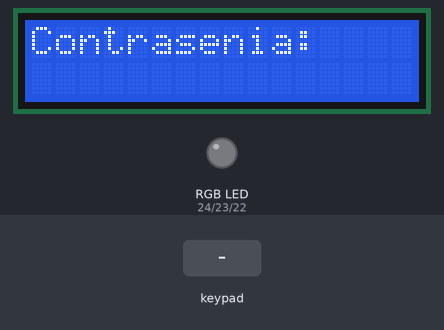
Bench run of a sketch on a simulated Arduino Mega 2560, built with avr-gcc and run on an emulated ATmega2560. Parts: 16×2 character LCD, an RGB LED mixed from three pins (HIGH = lit). Inputs (shaded band) come from the test bench. What the sketch prints to the serial monitor is not drawn.

Above: at 3.2 s.
3.3 s: keypad keys 1 3 9 7 2 2 pressed 0.4 s apart
At 6.1 s:
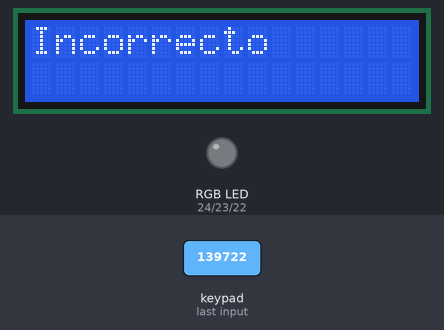
At 7.0 s:
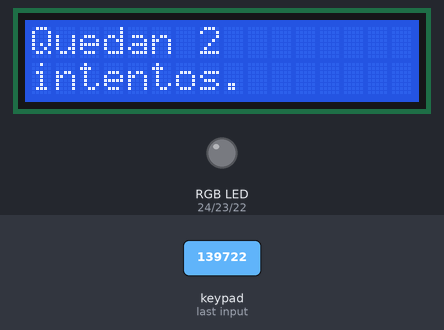
7.2 s: keypad keys A A A A A A pressed 0.4 s apart
At 10.6 s:
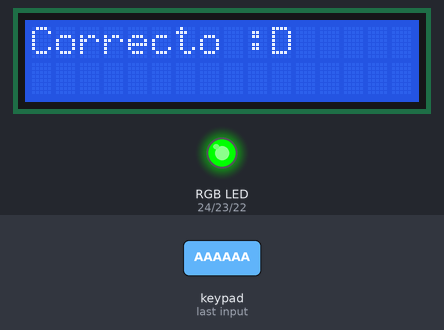
Timing chart, 0 to 12.1 s (numbered marks = the images above; inputs shaded):
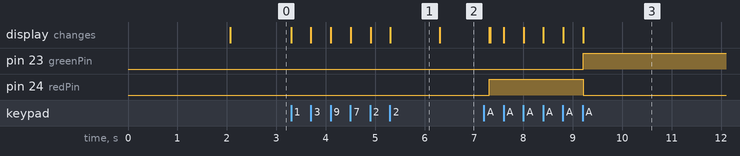

The sketch:

sistemaSeguridad.ino
```cpp
/***************************************************
Jesus Gabriel Parra Dugarte
Jeferson Castaño Ossa
David Santiago Giron Muñoz
 ****************************************************/

#include <LiquidCrystal.h>
#include <Keypad.h>

/* Display */
LiquidCrystal lcd(12, 11, 10, 9, 8, 7);

/* Keypad setup */
const byte KEYPAD_ROWS = 4;
const byte KEYPAD_COLS = 4;
byte rowPins[KEYPAD_ROWS] = {5, 4, 3, 2};
byte colPins[KEYPAD_COLS] = {A3, A2, A1, A0};
char keys[KEYPAD_ROWS][KEYPAD_COLS] = {
  {'1', '2', '3', 'A'},
  {'4', '5', '6', 'B'},
  {'7', '8', '9', 'C'},
  {'*', '0', '#', 'D'}
};

Keypad keypad = Keypad(makeKeymap(keys), rowPins, colPins, KEYPAD_ROWS, KEYPAD_COLS);

/* LED setup*/

const int redPin = 24; // R petal on RGB LED module connected to digital pin 11
const int greenPin = 23; // G petal on RGB LED module connected to digital pin 10
const int bluePin = 22; // B petal on RGB LED module connected to digital pin 9

/* Access setup */
const String pass = "AAAAAA";
const int passLength = pass.length();
int tries = 3;
String check;
int count = 0;
bool accessGranted = false;
unsigned long time;

void setup()
{
  Serial.begin(9600);

  lcd.begin(16,2);
  lcd.setCursor(0,0);
  lcd.print("Bienvenido!");
  delay(2000);
  lcd.clear();
  lcd.setCursor(0,0);
  lcd.print("Contrasenia:");
  lcd.setCursor(0,1);

  pinMode(redPin, OUTPUT); // sets the redPin to be an output
  pinMode(greenPin, OUTPUT); // sets the greenPin to be an output
  pinMode(bluePin, OUTPUT); // sets the bluePin to be an output
}

void loop()
{
  readKey();
}

/**
* @brief Funcion de lectura de caracteres de la contrseña.
*/
void readKey()
{
  if(tries > 0 && !accessGranted)
  {
    char key = keypad.getKey();
    if(millis()-time > 10000 && count != 0){
      lcd.clear();
      lcd.setCursor(0,0);
      lcd.print("Tiempo agotado.");
      delay(2000);
      checkPass(pass, check);
      count = 0;
      check = "";
      time = millis();
  }
    if (key && count < passLength)
    {
      lcd.print('*');
      check += key;
      time = millis();
      count++;
    }
    if(count == passLength)
    {
      accessGranted = checkPass(pass, check);
      count = 0;
      check = "";
      time = millis();
    }
  }
}

/**
* @brief Funcion de verificacion de la contrseña ingresada.
* @param pass Contraseña ingresada
* @param check Contraseña de ingreso al sistema
* @return Verdadero si la contraseña correcta, False si es incorrecta
*/
bool checkPass(String pass, String check)
{
  if(pass == check)
  {
    lcd.clear();
    lcd.setCursor(0,0);
    lcd.print("Correcto :D");
    color(0, 255, 0);
    return true;
  }
  if(pass != check)
  {
    tries--;
    lcd.clear();
    lcd.setCursor(0,0);
    lcd.print("Incorrecto");
    delay(1000);
    lcd.clear();
    lcd.print("Quedan ");
    lcd.print(tries);
    lcd.setCursor(0,1);
    lcd.print("intentos.");
    delay(1000);
    lcd.clear();
    lcd.print("Contrasenia:");
    lcd.setCursor(0,1);
    color(255, 102, 0);
  }
  if(tries <= 0)
  {
    lcd.clear();
    lcd.setCursor(0,0);
    lcd.print("Sistema");
    lcd.setCursor(0,1);
    lcd.print("bloqueado.");
    color(255, 0, 0);
  }
  Serial.println("Cadena ingresada: " + check);
  return false;
}

/**
 * @brief Enciende el LED RGB con un color específico.
 * @param red Valor de brillo para el color rojo (0-255).
 * @param green Valor de brillo para el color verde (0-255).
 * @param blue Valor de brillo para el color azul (0-255).
 */
void color (unsigned char red, unsigned char green, unsigned char blue)
{
  analogWrite(redPin, red);
  analogWrite(bluePin, blue);
  analogWrite(greenPin, green);
}
```

Measured:
- after the input at 3.3 s, the display: first changes at once (image 1 shows a later state)
- after the input at 7.2 s, pin 23 (greenPin): LOW → HIGH after 2.0 s; the display: first differs from a run without the input after 0.13 s (image 3 shows a later state)
- what the display in image 1 shows lasts 1.0 s, from 5.3 s to 6.3 s
